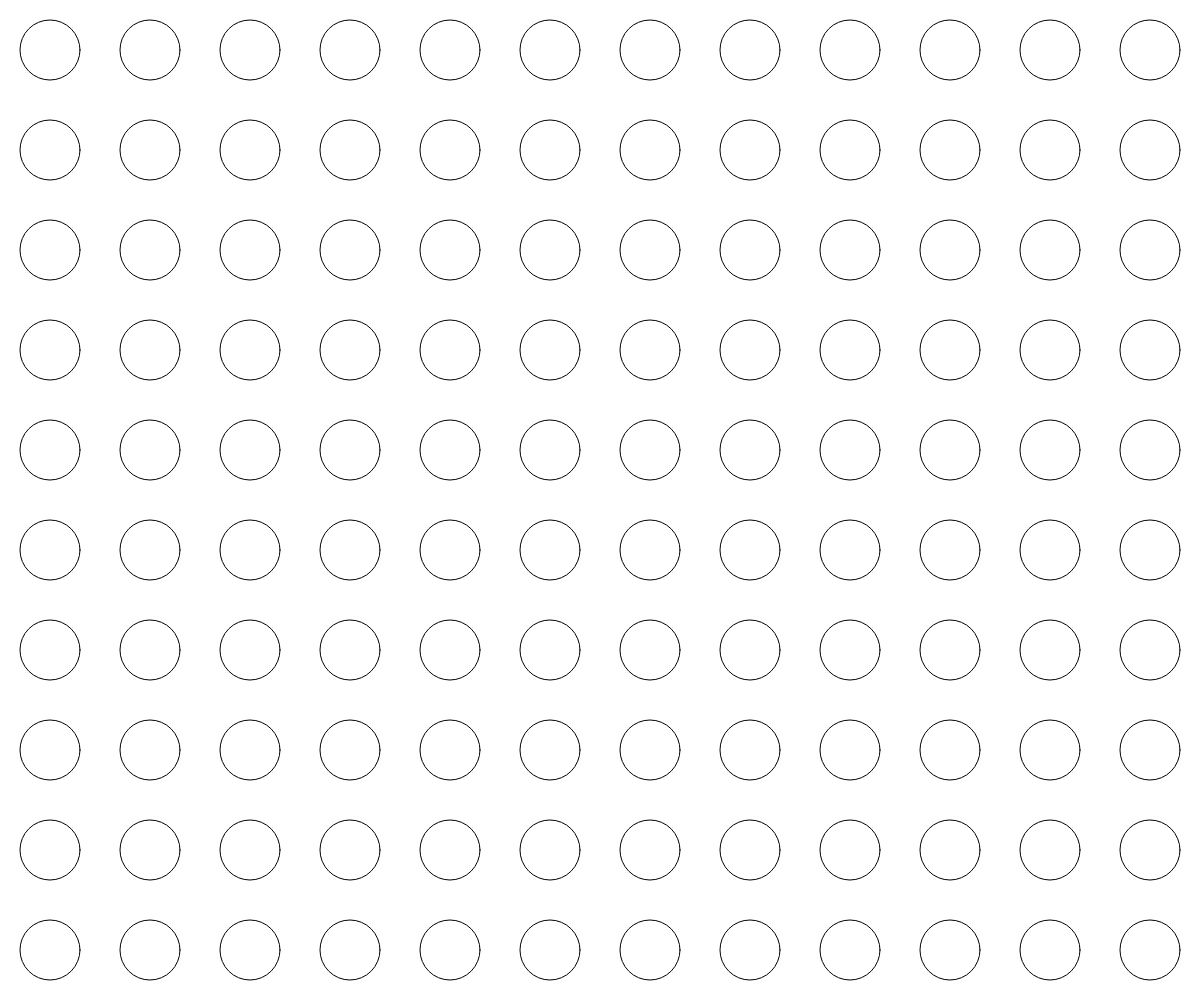
Frame 1 (no input)
Frame 60 (no input): identical to frame 1, image omitted
Frame 120 (the mouse pressed at the canvas centre since frame 60): identical to frame 1, image omitted

The p5.js sketch that drew this single still picture (run headless with seeded random() and noise() and a simulated clock; from frame 60 on, the mouse is pressed at the canvas centre):

// p5.js sketch
// ── sketch.js
function setup() {
  createCanvas(windowWidth, windowHeight);
  noFill();
}

function draw() {
  background(255);

  for (var x = 50; x <= width-50; x += 100) {
    for (var y = 50; y <= height-50; y+= 100) {
      ellipse(x, y, 60, 60);
    }
  }
}
